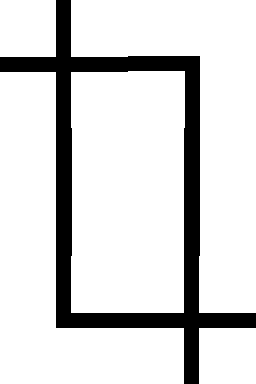

Tiled map render using the project's own tile images. Description and the whole map definition, tile-layer contents included, below:
An orthogonal 2x3 tile map with 128x128 px tiles, 1 tile layer (Tile Layer 1).

<map version="1.5" tiledversion="1.7.2" orientation="orthogonal" renderorder="right-down" width="2" height="3" tilewidth="128" tileheight="128" infinite="0" nextlayerid="2" nextobjectid="1">
 <tileset firstgid="1" name="g1" tilewidth="128" tileheight="128" tilecount="15" columns="0">
  <grid orientation="orthogonal" width="1" height="1" />
  <tile id="0">
   <image width="128" height="128" source="../tileset/0.bmp" />
  </tile>
  <tile id="1">
   <image width="128" height="128" source="../tileset/1.bmp" />
  </tile>
  <tile id="2">
   <image width="128" height="128" source="../tileset/2.bmp" />
  </tile>
  <tile id="3">
   <image width="128" height="128" source="../tileset/3.bmp" />
  </tile>
  <tile id="4">
   <image width="128" height="128" source="../tileset/4.bmp" />
  </tile>
  <tile id="5">
   <image width="128" height="128" source="../tileset/5.bmp" />
  </tile>
  <tile id="6">
   <image width="128" height="128" source="../tileset/6.bmp" />
  </tile>
  <tile id="7">
   <image width="128" height="128" source="../tileset/7.bmp" />
  </tile>
  <tile id="8">
   <image width="128" height="128" source="../tileset/8.bmp" />
  </tile>
  <tile id="9">
   <image width="128" height="128" source="../tileset/9.bmp" />
  </tile>
  <tile id="10">
   <image width="128" height="128" source="../tileset/10.bmp" />
  </tile>
  <tile id="11">
   <image width="128" height="128" source="../tileset/11.bmp" />
  </tile>
  <tile id="12">
   <image width="128" height="128" source="../tileset/12.bmp" />
  </tile>
  <tile id="13">
   <image width="128" height="128" source="../tileset/13.bmp" />
  </tile>
  <tile id="14">
   <image width="128" height="128" source="../tileset/14.bmp" />
  </tile>
 </tileset>
 <layer id="1" name="Tile Layer 1" width="2" height="3">
  <data encoding="csv">
15,9,
5,5,
7,15
</data>
 </layer>
</map>
